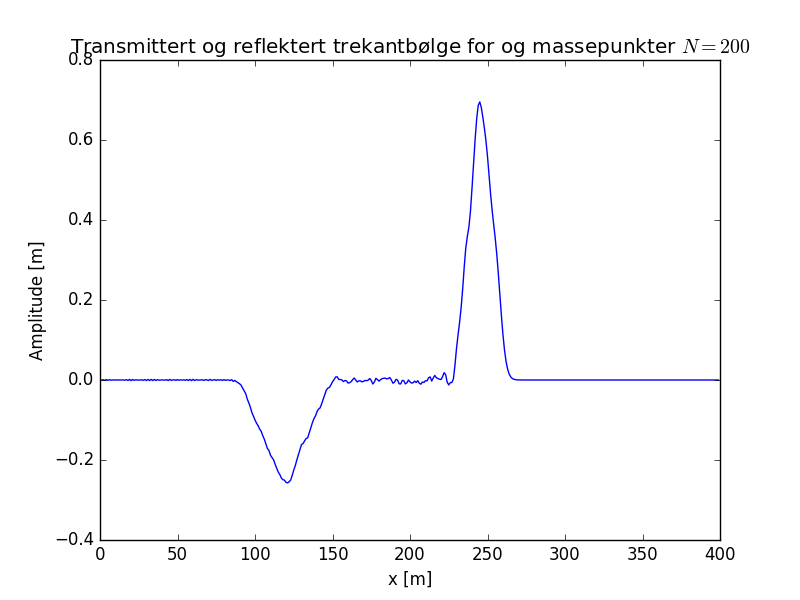

This figure's Python source:
import numpy as np
import matplotlib.pyplot as plt
import matplotlib.animation as an

# Number of mass points
N = 400

# All mass points have the same mass (except endpoints):
m = 0.02*np.ones(N) # kg
m[0] = m[-1] = 1.
# Increase the mass of the last 200 mass points of the string
m[200:-1] *= 3.

# Spring stiffness / constant
k = 10*np.ones(N) # kg/s^2

# Propagatiion speed
vB = np.sqrt(k[10]/m[10])

# Length of time step
dt = 0.1*np.sqrt(m[10]/k[10]) # s
numberOfTimeSteps = 5000

# Matrix of the fluctuations of the string (for time and x values)
# End points are zero due to reflecting edges.
y = np.zeros([N,numberOfTimeSteps])

# Set the initial conditions, t = 0 and 
for i in range(N):
    if 1 <= i <= 30:
        y[i,0] = i/30.
    elif 31 <= i <= 60:
        y[i,0] = (60. - i)/30.
    else:
        y[i,0] = 0


        
for i in range(N):
    if 0 <= i <= 29:
        y[i,-1] = y[i,0] + 1/30.*dt*vB
    elif 30 <= i <= 59:
        y[i,-1] = y[i,0] - 1/30.*dt*vB
    else:
        y[i,-1] = y[i,0]

fig = plt.figure()
images = []

for j in range(numberOfTimeSteps-1):
    for i in range(1,N-1):

        F_left = -k[i-1]*(y[i,j] - y[i-1,j])
        F_right = -k[i]*(y[i,j] - y[i+1,j])
        F_i = F_left + F_right

        y[i,j+1] = F_i*dt**2/m[i] + 2*y[i,j] - y[i,j-1]
    
    # images.append(plt.plot(y[:,j+1], "-b"))

print(np.min(y[:,2500]), np.max(y[:,2500]))
print(np.max(y[:,0]))

# theanimation = an.ArtistAnimation(fig, images, interval=10)
plt.plot(y[:,2500])
plt.title(r"Transmittert og reflektert trekantbølge for og massepunkter $N=200$")
plt.xlabel("x [m]")
plt.ylabel("Amplitude [m]")
plt.savefig("problem9.png")
plt.show()
